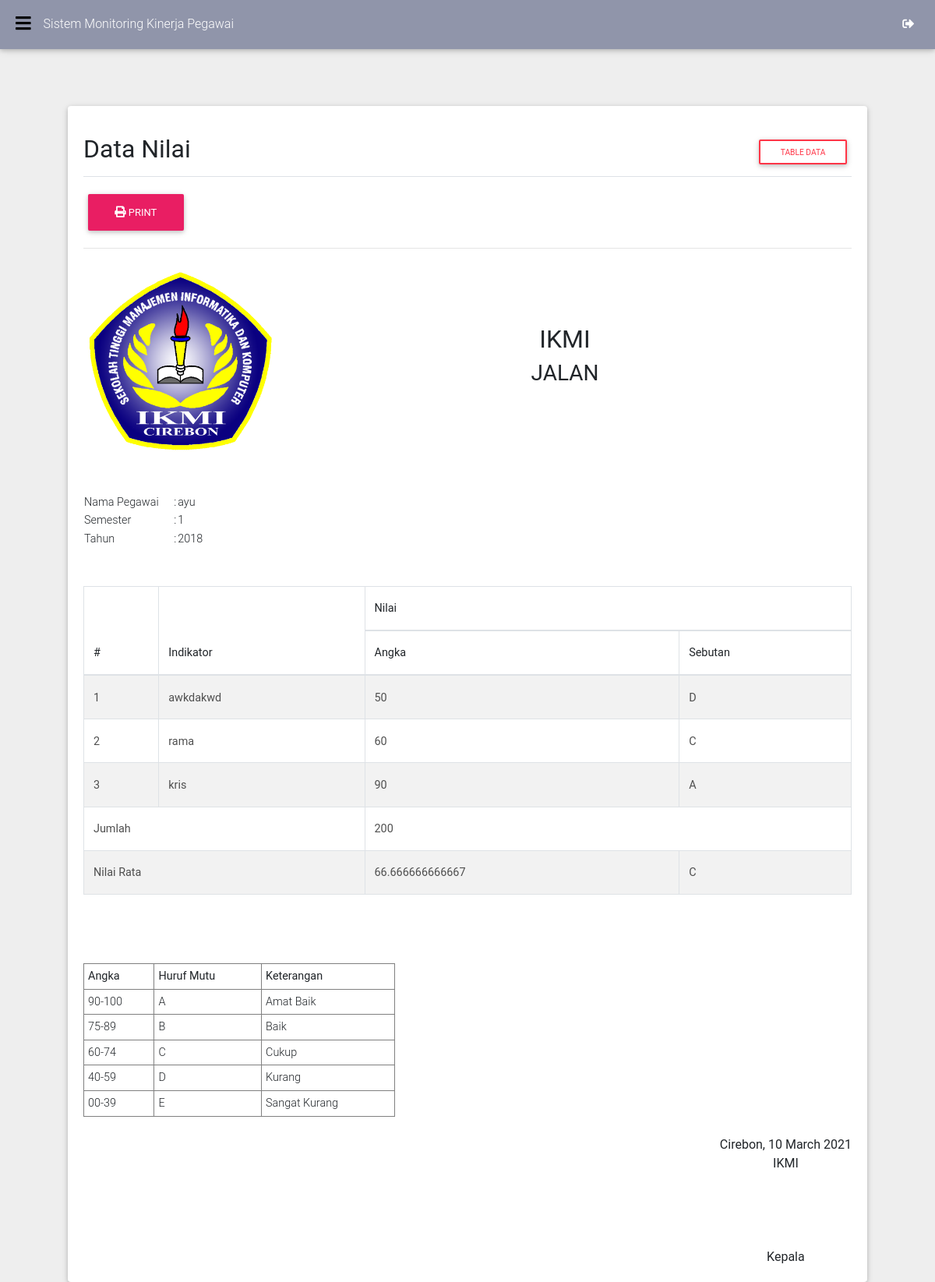
Page /kepala/nilai.php?page=view&nik=12&semester=1&tahun=2018 (signed in) on the committed database.
### tables this page shows
CREATE TABLE `pegawai` (
  `nik` char(16) NOT NULL,
  `nama` char(100) NOT NULL,
  `tempat_lahir` char(30) NOT NULL,
  `tgl_lahir` date NOT NULL,
  `sd` char(50) NOT NULL,
  `smp` char(50) NOT NULL,
  `sma` char(50) NOT NULL,
  `akademik` char(50) NOT NULL,
  `thn_masuk_kerja` year(4) NOT NULL,
  `status` char(25) NOT NULL,
  `nomor_sk` int(11) NOT NULL
);

CREATE TABLE `penilaian` (
  `id_nilai` int(11) NOT NULL,
  `id_sub_nilai` char(10) NOT NULL,
  `semester` char(20) NOT NULL,
  `tahun` year(4) NOT NULL,
  `nik` char(16) NOT NULL,
  `id_indikator` char(10) NOT NULL,
  `nilai` int(11) NOT NULL
);

CREATE TABLE `indikator` (
  `id_indikator` char(10) NOT NULL,
  `nama_indikator` char(50) NOT NULL
);

### func/func.php (called while the page is built, shortened)
<?php
require_once("koneksi.php");
	function konfig()
	{
		$konfig['url'] = 'http://localhost/kinerja';
		$konfig['judul'] = 'Sistem Monitoring Kinerja Pegawai';
		$konfig['perusahaan'] = 'IKMI';
		$konfig['alamat_perusahaan'] = 'JALAN';
		$konfig['nama_atasan'] = '';
		return $konfig;
	}

### func/koneksi.php (called while the page is built, shortened)
<?php
	function koneksi()
	{
		$db['server'] = 'localhost';
		$db['user'] = 'root';
		$db['password'] = '';
		$db['database'] = 'kinerja';
		$con = new mysqli($db['server'],$db['user'],$db['password'],$db['database']) or die('Gagal Konek');
		return $con;
	}
	function read($table,$kunci = null,$isi_kunci = null)
	{
		if ($kunci != null && $isi_kunci != null) {
			$sql = "SELECT * FROM $table WHERE $kunci = '$isi_kunci'";
		}else{
			$sql = "SELECT * FROM $table";
		}
		$run = mysqli_query(koneksi(), $sql);
		return $run;
	}
?>

### kepala/halaman/nilai/view.php (the view, shortened to what this page needs)
<div class="d-flex justify-content-between flex-wrap flex-md-nowrap align-items-center pt-3 pb-2 mb-3 border-bottom">
          <h1 class="h2">Data Nilai</h1>
          <a href="<?=$konfig['url']?>/kepala/nilai.php" class="btn btn-sm btn-outline-danger">Table Data</a>
        </div>
        <?php
                          if (isset($_GET['nik']) && !empty($_GET['nik']) && isset($_GET['semester']) && !empty($_GET['semester']) && isset($_GET['tahun']) && !empty($_GET['tahun'])) {
                            $ceknilai = $konek->query("SELECT * FROM penilaian WHERE nik='$_GET[nik]' AND semester='$_GET[semester]' AND tahun='$_GET[tahun]'")->fetch_array(MYSQLI_BOTH);
                            if ($ceknilai['nik'] == $_GET['nik'] && $ceknilai['semester'] == $_GET['semester'] && $ceknilai['tahun'] == $_GET['tahun']) {
                              $pegawai = read('pegawai','nik',$ceknilai['nik'])->fetch_array(MYSQLI_BOTH);
                          ?>
                          <a href="#" id="cetak" class="btn pink"><i class="fa fa-print"></i> Print</a>
                          <hr>
<print id="areaprint">
  <div class="row">
      <div class="col-md-12">
              <table cellspacing="0" cellpadding="0">
              <tr>
              <td>
                  <img src="<?=$konfig['url']?>/assets/img/ikmi.png" width="250" height="250" alt="logo">
              </td>
              <td class="col-md-9">
                  <h2 class="text-center"><?=$konfig['perusahaan']?></h2>
                  <h3 class="text-center"><?=$konfig['alamat_perusahaan']?></h3>
              </td>
            </tr>
          </table>
      <br><br>
          </div>
    </div>
    <table>
          <tr>
              <td>Nama Pegawai</td><td>&nbsp;&nbsp;&nbsp;&nbsp;&nbsp;:</td><td><?=$pegawai['nama']?></td>
          </tr>
          <tr>
              <td>Semester</td><td>&nbsp;&nbsp;&nbsp;&nbsp;&nbsp;:</td><td><?=$ceknilai['semester']?></td>
          </tr>
          <tr>
              <td>Tahun</td><td>&nbsp;&nbsp;&nbsp;&nbsp;&nbsp;:</td><td><?=$ceknilai['tahun']?></td>
          </tr>
  </table>
  <br><br>
          <table class="table table-condensed table-striped table-bordered">
              <thead>
                <tr>
                  <th rowspan="2">#</th>
                  <th rowspan="2">Indikator</th>
                  <th colspan="2">Nilai</th>
                </tr>
                <tr>
                  <th>Angka</th>
                  <th>Sebutan</th>
                </tr>
              </thead>
              <tbody>
              <?php
                $no = 1;
                $total = 0;
                $sqls = $konek->query("SELECT * FROM penilaian WHERE nik='$_GET[nik]' AND semester='$_GET[semester]' AND tahun='$_GET[tahun]'");
                $itungnilai = $sqls->num_rows;
                while($rows = $sqls->fetch_array(MYSQLI_BOTH)){
                $indikator = read('indikator','id_indikator',$rows['id_indikator'])->fetch_array(MYSQLI_BOTH);
                $total += $rows['nilai'];
                if ($rows['nilai'] >= 90) {
                  $mutu = 'A';
                }elseif ($rows['nilai'] >= 75 && $rows['nilai'] <= 89) {
                  $mutu = 'B';
                }elseif ($rows['nilai'] >= 60 && $rows['nilai'] <= 74) {
                  $mutu = 'C';
                }elseif ($rows['nilai'] >= 40 && $rows['nilai'] <= 59) {
                  $mutu = 'D';
                }elseif ($rows['nilai'] >= 00 && $rows['nilai'] <= 39) {
                  $mutu = 'E';
                } ?>
                                          <tr>
                                                  <td><?=$no?></td>
                                                  <td><?=$indikator['nama_indikator']?></td>
                                                  <td><?=$rows['nilai']?></td>
                                                  <td><?=$mutu?></td>
                                              </tr>
                                    <?php
                                              $no++;
                                      }
                        $rata = $total/$itungnilai;
                        if ($rata >= 90) {
                  $mutu = 'A';
                }elseif ($rata >= 75 && $rata <= 89) {
                  $mutu = 'B';
                }elseif ($rata >= 60 && $rata <= 74) {
                  $mutu = 'C';
                }elseif ($rata >= 40 && $rata <= 59) {
                  $mutu = 'D';
                }elseif ($rata >= 00 && $rata <= 39) {
                  $mutu = 'E';
                }
              ?>
              <tr>
                <td colspan="2">Jumlah</td>
                <td colspan="2"><?=$total?></td>
              </tr>
              <tr>
                <td colspan="2">Nilai Rata</td>
                <td><?=$rata?></td>
                <td><?=$mutu?></td>
              </tr>
          </tbody>
        </table>
        <br><br><br>
        <table border="1" cellpadding="5" cellspacing="10" width="400">
          <thead>
            <tr>
              <th>Angka</th>
              <th>Huruf Mutu</th>
              <th>Keterangan</th>
            </tr>
          </thead>
          <tbody>
            <tr>
              <td>90-100</td>
              <td>A</td>
              <td>Amat Baik</td>
            </tr>
            <tr>
              <td>75-89</td>
              <td>B</td>
              <td>Baik</td>
            </tr>
            <tr>
              <td>60-74</td>
              <td>C</td>
              <td>Cukup</td>
            </tr>
            <tr>
              <td>40-59</td>
              <td>D</td>
              <td>Kurang</td>
            </tr>
            <tr>
              <td>00-39</td>
              <td>E</td>
              <td>Sangat Kurang</td>
            </tr>
          </tbody>
        </table>
        <br>
      <div class="row">
          <div class="col-md-12">
              <div style="float: right;" align="center">
                Cirebon, <?=strftime('%d %B %Y');?><br>
                <?=$konfig['perusahaan']?><br><br><br><br>
                <u><?=$konfig['nama_atasan']?></u><br>
                Kepala
            </div>
          </div>
      </div>
</div>
                            <?php } ?>
                          <?php } ?>

### rows in the picture
pegawai: nama "ayu"
penilaian: semester "1", tahun "2018", id_indikator.nama_indikator "awkdakwd", nilai "50", nilai "D"
penilaian: id_indikator.nama_indikator "rama", nilai "60", nilai "C"
penilaian: id_indikator.nama_indikator "kris", nilai "90", nilai "A"

### other values in the picture
$konfig['judul'] "Sistem Monitoring Kinerja Pegawai"
$konfig['perusahaan'] "IKMI"
$konfig['alamat_perusahaan'] "JALAN"
$total "200"
$rata "66.666666666667"
$mutu "C"
strftime('%d %B %Y') "10 March 2021"
